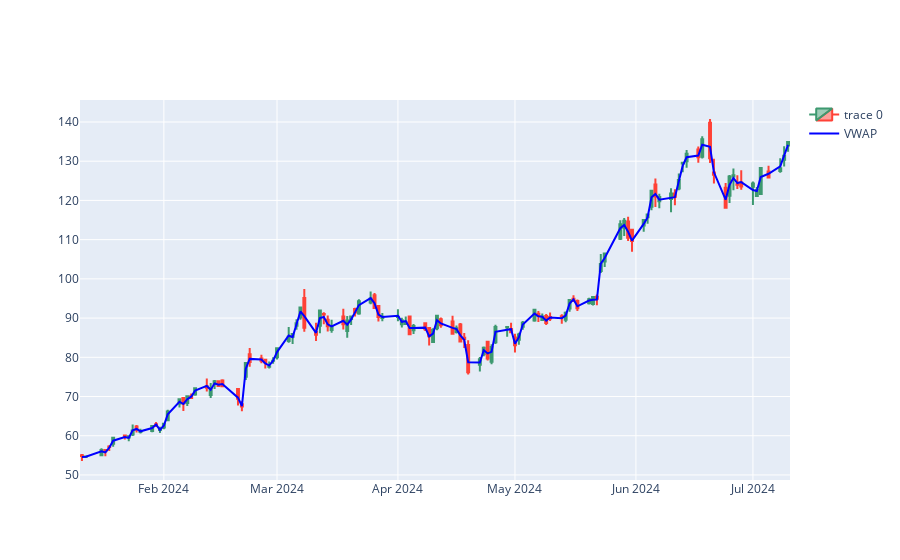

The code cell stored with this chart in its notebook:
### Code cell
import plotly.graph_objects as go

dfplt = datos[:]

figura = go.Figure(data=[go.Candlestick(x=datos.index,
                                        open=dfplt["Open"],
                                        high=dfplt["High"],
                                        low=dfplt["Low"],
                                        close=dfplt["Close"])])

figura.add_trace(go.Scatter(x=dfplt.index, y = dfplt['VWAP_D'], mode = 'lines', name = 'VWAP', line=dict(color='blue')))

figura.update_layout(xaxis_rangeslider_visible=False)
figura.show()
